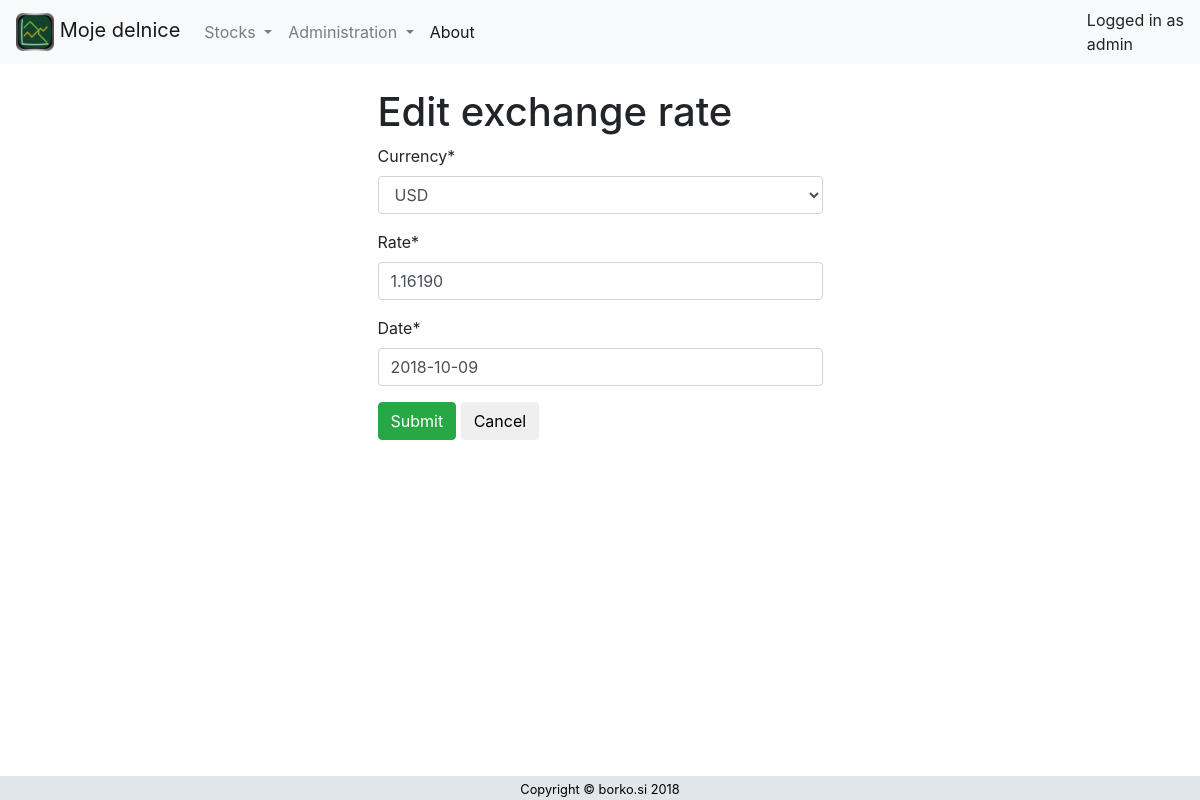
Screenshot of /exchangerates/edit/3 (signed in) with the database file from the repository.
### pages/models.py (models this page shows, shortened)
class ExchangeRate(models.Model):
    currency = models.ForeignKey(Currency, on_delete=models.CASCADE)
    rate = models.DecimalField(max_digits=10, decimal_places=5)
    date = models.DateField()
    created_by = models.ForeignKey(settings.AUTH_USER_MODEL, on_delete=models.CASCADE)
    created_date_time = models.DateTimeField(auto_now_add=True)
    updated_date_time = models.DateTimeField(auto_now=True)
    class Meta:
      db_table = "exchange_rates"

### pages/views.py (the view)
# urls.py: path('exchangerates/edit/<int:id>', views.edit_exchangerate, name='edit_exchangerate'),
def edit_exchangerate(request, id = None):
    exchangerate = get_object_or_404(ExchangeRate, id = id)
    if request.method == "POST":
        form = ExchangeRateForm(request.POST, instance = exchangerate)
        if form.is_valid():
            exchangerate = form.save(commit=False)
            exchangerate.save()
            return redirect('exchangerates')
    else:
        form = ExchangeRateForm(instance = exchangerate)
    return render(request, "exchangerates/edit_exchangerate.html", {'form': form})

### pages/forms.py
class ExchangeRateForm(forms.ModelForm):
    class Meta:
        model = ExchangeRate
        fields = ('currency', 'rate', 'date')

### pages/models.py (called while the page is built)
    def __str__(self):
        return self.code

### pages/templates/exchangerates/edit_exchangerate.html (shortened to what this page needs)
{% extends 'base.html' %}
{% load crispy_forms_tags %}
{% block content %}
<div class="row">
    <div class="col">
    </div>
    <div class="col-5">
      <h1>Edit exchange rate</h1>
      <form method="post" novalidate>
        {{ form|crispy }}
        <button type="submit" class="btn btn-success">Submit</button>
        <button onclick="window.history.back();" class="btn btn-default" type="button">Cancel</button>
      </form>
    </div>
    <div class="col">
    </div>
  </div>
{% endblock %}

### pages/templates/base.html (shortened to what this page needs)
<!doctype html>
<html lang="en">
  {% load static %}
  <head>
    <link rel="stylesheet" href="https://stackpath.bootstrapcdn.com/bootstrap/4.1.3/css/bootstrap.min.css">
    <link href="https://maxcdn.bootstrapcdn.com/font-awesome/4.7.0/css/font-awesome.min.css" rel="stylesheet">
    <link rel="stylesheet" href="{% static 'css/style.css' %}">
  </head>
  <body>
    <nav class="navbar navbar-expand-lg navbar-light bg-light">
      <a class="navbar-brand" href="{% url 'home' %}">
        <img src="{% static 'images/ikona_192.png' %}" width="38" height="38" alt=""/>
        Moje delnice
      </a>
      <div class="collapse navbar-collapse" id="navbarSupportedContent">
        <ul class="navbar-nav mr-auto">
          {% if user.is_authenticated %}
          <li class="nav-item dropdown">
            <a class="nav-link dropdown-toggle" href="#" id="navbarDropdown" role="button" data-toggle="dropdown" aria-haspopup="true" aria-expanded="false">
              Stocks
            </a>
          </li>
          <li class="nav-item dropdown">
            <a class="nav-link dropdown-toggle" href="#" id="navbarDropdown" role="button" data-toggle="dropdown" aria-haspopup="true" aria-expanded="false">
              Administration
            </a>
          </li>
          {% endif %}
          <li class="nav-item active">
            <a class="nav-link" href="{% url 'about' %}">About</a>
          </li>
        </ul>
      </div>
      {% if user.is_authenticated %}
        <div>
          <span class="display">Logged in as</span>
        <br/>
          <span class="display">{{ user.username }}</span>
        </div>
	    {% else %}
        <!-- show login form (currenty not used
        <a class="btn btn-outline-success" href="{% url 'login' %}" role="button">Login</a>
        -->
        <a class="btn btn-outline-success" href="{% url 'social:begin' 'google-oauth2' %}" role="button">Login with Google</a>
  	  {% endif %}
    </nav>
    <br/>
    <div class="container">
      {% if user.is_authenticated or request.path == '/about/' %}
        {% block content %}
        {% endblock %}
      {% else %}
        <p>Please login</p>
      {% endif %}
      <br/>
      <br/>
    </div>
    <div class="footer">
      <center><small>Copyright &copy; borko.si 2018</small></center>
    </div>
  </body>
</html>

### static/css/style.css (style rules this page uses)
.footer { position: fixed; left: 0; bottom: 0; width: 100%; background-color: #e1e6ea!important; color: black; text-align: center; }

### rows the page displays
ExchangeRate: currency "USD", rate "1.16190", date "2018-10-09"

### other values shown
{{ user.username }} "admin"
